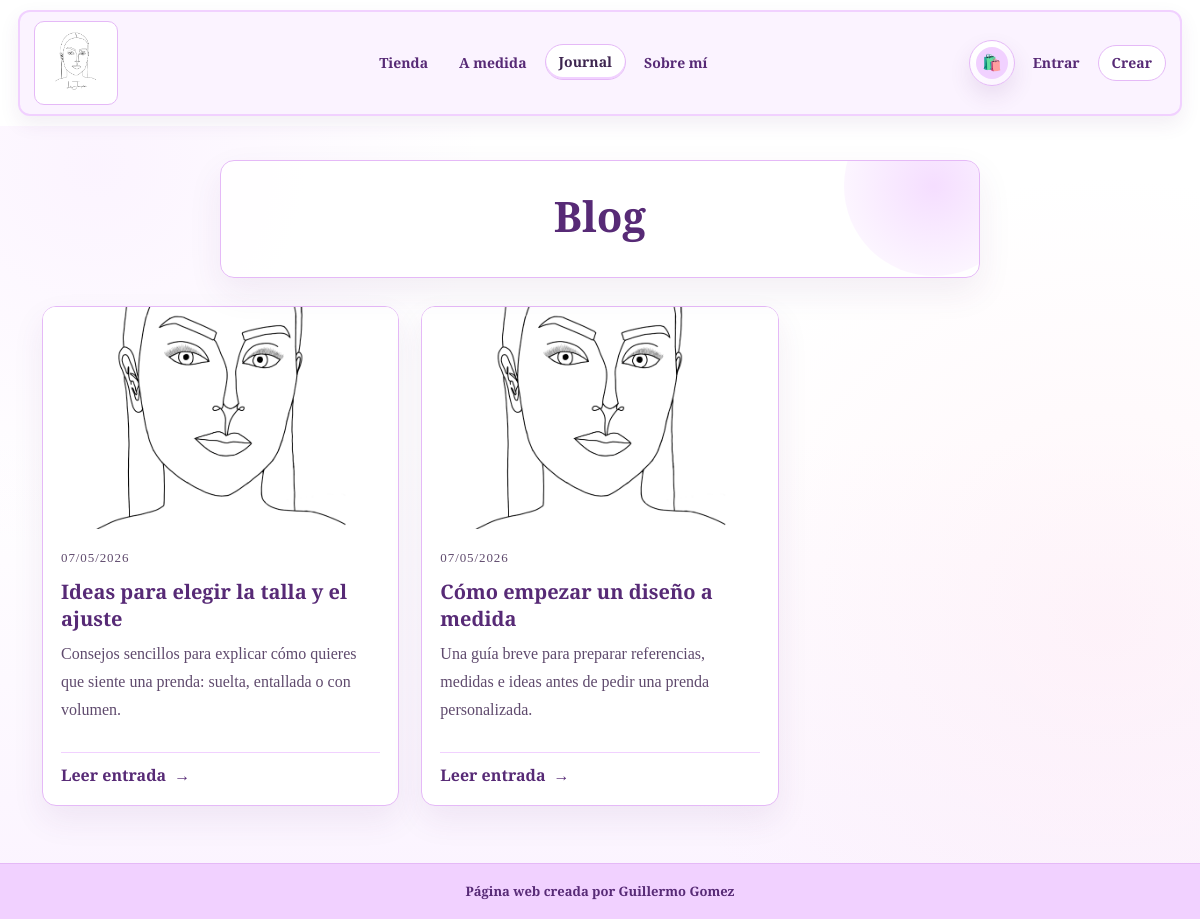
Screenshot of /blog/ with the database file from the repository.
### apps/sitio/models.py (models this page shows, shortened)
class EntradaBlog(models.Model):
    titulo = models.CharField('título', max_length=120)
    slug = models.SlugField('slug', max_length=140, unique=True, blank=True)
    entradilla = models.TextField('entradilla', max_length=300, blank=True)
    contenido = models.TextField('contenido', max_length=4000)
    imagen = models.ImageField('imagen', upload_to='blog/', blank=True, null=True)
    publicado = models.BooleanField('publicado', default=True)
    fecha_publicacion = models.DateTimeField('fecha de publicación', default=timezone.now)
    actualizado = models.DateTimeField('última actualización', auto_now=True)
    class Meta:
        ordering = ['-fecha_publicacion']
        verbose_name = 'Entrada de blog'
        verbose_name_plural = 'Entradas de blog'

### apps/sitio/views.py (the view)
# urls.py: 2. Add a URL to urlpatterns:  path('blog/', include('blog.urls'))
def blog(request):
    try:
        entradas = EntradaBlog.objects.filter(publicado=True)
    except (OperationalError, ProgrammingError):
        entradas = []
    return render(request, 'sitio/blog.html', {'entradas': entradas})

### apps/sitio/templates/sitio/blog.html (shortened to what this page needs)
{% extends "base.html" %}
{% load static %}
{% block contenido %}
<div class="container blog-page">
    <div class="blog-header">
        <h1 class="contenido">Blog</h1>
    </div>
    {% if entradas %}
        <div class="blog-grid">
            {% for entrada in entradas %}
                <article class="blog-card">
                    <a href="{% url 'blog_detalle' entrada.slug %}" class="blog-card-media">
                        {% if entrada.imagen %}
                            <img src="{{ entrada.imagen.url }}" alt="{{ entrada.titulo }}">
                        {% else %}
                            <img src="{% static 'img/LogoLucia.PNG' %}" alt="{{ entrada.titulo }}">
                        {% endif %}
                    </a>
                    <div class="blog-card-body">
                        <p class="blog-date">{{ entrada.fecha_publicacion|date:"d/m/Y" }}</p>
                        <a href="{% url 'blog_detalle' entrada.slug %}">
                            <h2 class="contenido">{{ entrada.titulo }}</h2>
                        </a>
                        <p>{{ entrada.entradilla|default:entrada.contenido|truncatewords:24 }}</p>
                        <a href="{% url 'blog_detalle' entrada.slug %}" class="contenido blog-read">Leer entrada <span>→</span></a>
                    </div>
                </article>
            {% endfor %}
        </div>
    {% endif %}
</div>
<link rel="stylesheet" href="{% static 'css/pages/blog.css' %}"/>
{% endblock %}

### static/css/base.css (style rules this page uses)
:root { --lu-primary: rgb(87, 42, 118); --lu-soft: #f1d1ff; --lu-soft-2: #fbf3ff; --lu-border: #e5b9f7; --lu-text: #3d254f; --lu-muted: #6a5875; --lu-surface: #fff; --lu-blush: #fff7fa; --lu-shadow: 0 18px 48px rgba(87, 42, 118, 0.1); --lu-shadow-soft: 0 10px 28px rgba(87, 42, 118, 0.07); --lu-radius: 14px; }
*, *::before, *::after { box-sizing: border-box; }
html { width: 100%; overflow-x: hidden; }
body { display: grid; min-height: 100vh; grid-template-rows: auto 1fr auto; color: var(--lu-text); background: radial-gradient(circle at 8% 18%, rgba(241, 209, 255, 0.24), transparent 24rem), radial-gradient(circle at 92% 68%, rgba(255, 225, 237, 0.32), transparent 28rem), linear-gradient(180deg, #fff 0%, #fff 48%, #fbf3ff 100%); font-family: "Merriweather", serif; font-weight: 400; overflow-x: hidden; }
img, svg, video { max-width: 100%; }
main, section, article, aside, form, .container, .container-fluid { min-width: 0; }
a { color: var(--lu-primary); text-decoration: none; }
.contenido { font-family: "Merriweather", serif; font-weight: 900; font-style: normal; color: var(--lu-primary); }

### static/css/pages/blog.css (style rules this page uses)
.blog-page, .blog-detail-page { padding-top: 34px; padding-bottom: 56px; }
.blog-header { position: relative; overflow: hidden; max-width: 760px; margin: 0 auto 28px; text-align: center; border: 1px solid #e5b9f7; border-radius: 14px; padding: 26px; background: rgba(255, 255, 255, 0.92); box-shadow: 0 14px 34px rgba(87, 42, 118, 0.08); min-width: 0; }
.blog-header::after { content: ""; position: absolute; right: -45px; top: -65px; width: 180px; height: 180px; border-radius: 50%; background: radial-gradient(circle, rgba(241, 209, 255, .72), rgba(241, 209, 255, 0)); }
.blog-header > * { position: relative; z-index: 1; }
.blog-header h1, .blog-detail-header h1 { font-size: 42px; margin: 4px 0 10px; }
.blog-header p, .blog-lead, .blog-content, .blog-card-body p { color: #5f4a6d; line-height: 1.75; }
.blog-kicker, .blog-date { margin: 0; font-size: 13px; letter-spacing: .07em; }
.blog-grid { display: grid; grid-template-columns: repeat(auto-fill, minmax(min(280px, 100%), 1fr)); gap: 22px; }
.blog-card { border: 1px solid #e5b9f7; border-radius: 14px; background: #fff; overflow: hidden; display: flex; flex-direction: column; box-shadow: 0 14px 32px rgba(87, 42, 118, 0.08); transition: transform .18s ease, box-shadow .18s ease, border-color .18s ease; }
.blog-card-media { display: block; background: #fbf3ff; overflow: hidden; }
.blog-card-media img { width: 100%; aspect-ratio: 16 / 10; object-fit: cover; display: block; transition: transform .35s ease; }
.blog-card-body { padding: 18px; display: grid; gap: 8px; }
.blog-card-body h2 { font-size: 20px; margin: 0; line-height: 1.35; }
.blog-read { display: inline-flex; align-items: center; gap: 8px; justify-self: start; margin-top: 4px; padding-top: 10px; border-top: 1px solid #f1d1ff; width: 100%; }
.blog-read span { transition: transform .18s ease; }

### rows the page displays
EntradaBlog: fecha_publicacion "07/05/2026", titulo "Ideas para elegir la talla y el ajuste", entradilla "Consejos sencillos para explicar cómo quieres que siente una prenda: suelta, entallada o con volumen."
EntradaBlog: fecha_publicacion "07/05/2026", titulo "Cómo empezar un diseño a medida", entradilla "Una guía breve para preparar referencias, medidas e ideas antes de pedir una prenda personalizada."
